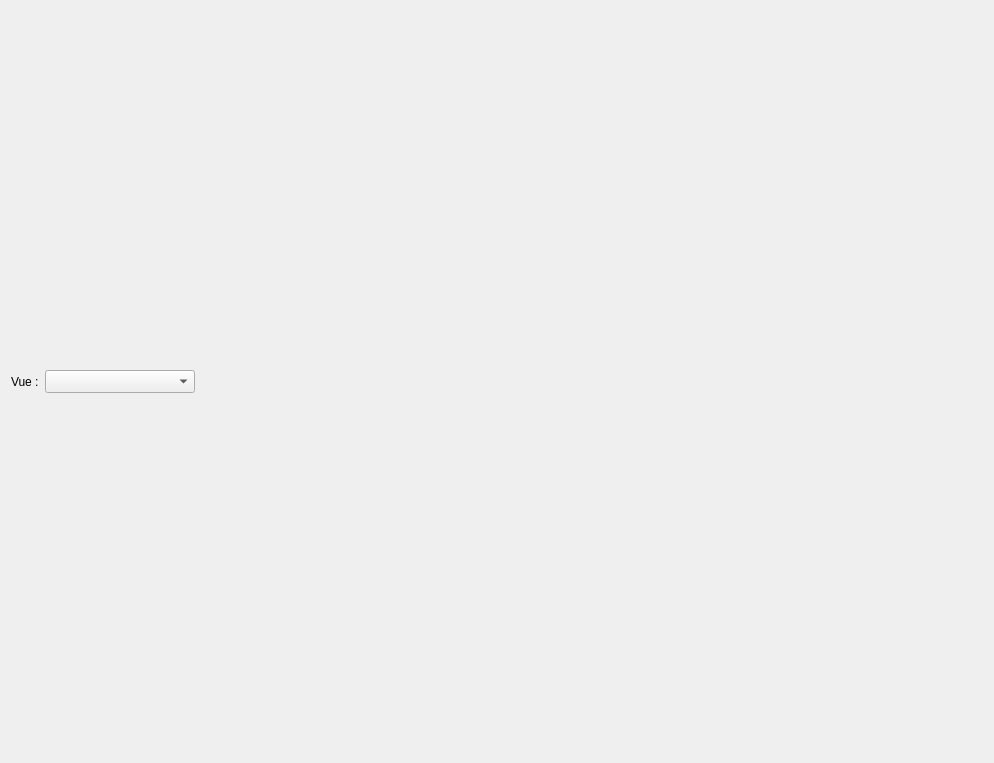
<?xml version="1.0" encoding="UTF-8"?>
<ui version="4.0">
 <class>TabResOptimizationClass</class>
 <widget class="QWidget" name="TabResOptimizationClass">
  <property name="geometry">
   <rect>
    <x>0</x>
    <y>0</y>
    <width>994</width>
    <height>763</height>
   </rect>
  </property>
  <property name="windowTitle">
   <string>Form</string>
  </property>
  <layout class="QVBoxLayout" name="verticalLayout">
   <item>
    <layout class="QHBoxLayout" name="horizontalLayout_3">
     <item>
      <widget class="QLabel" name="label">
       <property name="sizePolicy">
        <sizepolicy hsizetype="Maximum" vsizetype="Preferred">
         <horstretch>0</horstretch>
         <verstretch>0</verstretch>
        </sizepolicy>
       </property>
       <property name="maximumSize">
        <size>
         <width>31</width>
         <height>23</height>
        </size>
       </property>
       <property name="text">
        <string>Vue :</string>
       </property>
      </widget>
     </item>
     <item>
      <widget class="QComboBox" name="comboDisp">
       <property name="sizePolicy">
        <sizepolicy hsizetype="Fixed" vsizetype="Fixed">
         <horstretch>0</horstretch>
         <verstretch>0</verstretch>
        </sizepolicy>
       </property>
       <property name="minimumSize">
        <size>
         <width>150</width>
         <height>0</height>
        </size>
       </property>
       <property name="maximumSize">
        <size>
         <width>150</width>
         <height>23</height>
        </size>
       </property>
       <property name="baseSize">
        <size>
         <width>80</width>
         <height>0</height>
        </size>
       </property>
      </widget>
     </item>
     <item>
      <layout class="QHBoxLayout" name="layoutToolBar"/>
     </item>
     <item>
      <spacer name="horizontalSpacer">
       <property name="orientation">
        <enum>Qt::Horizontal</enum>
       </property>
       <property name="sizeHint" stdset="0">
        <size>
         <width>40</width>
         <height>20</height>
        </size>
       </property>
      </spacer>
     </item>
    </layout>
   </item>
   <item>
    <layout class="QVBoxLayout" name="myLayout"/>
   </item>
  </layout>
 </widget>
 <resources/>
 <connections/>
</ui>
